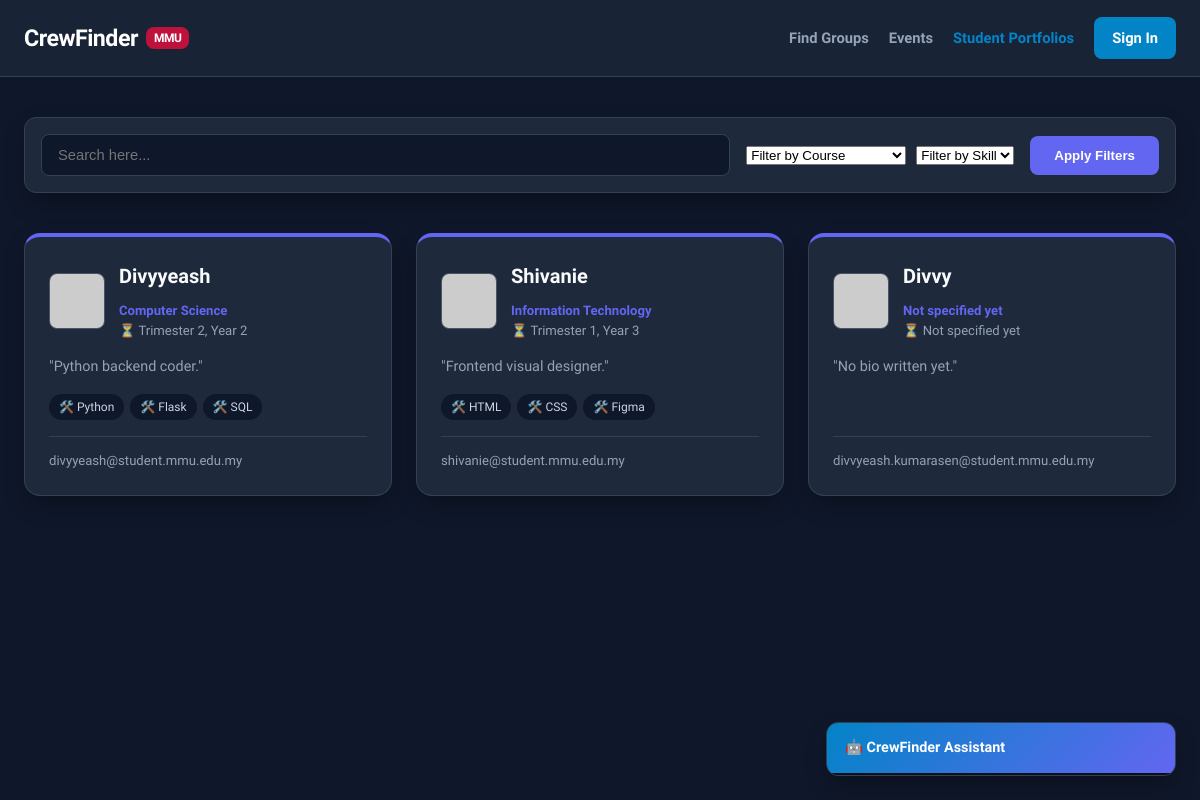
/?tab=profiles, run on the app's committed database.
### models.py (models this page shows, shortened)
class User(db.Model, UserMixin):
    id = db.Column(db.Integer, primary_key=True)
    username = db.Column(db.String(50), unique=True, nullable=False)
    email = db.Column(db.String(120), unique=True, nullable=False)
    password_hash = db.Column(db.String(256), nullable=False)
    course = db.Column(db.String(100), default="Not specified yet")
    semester = db.Column(db.String(50), default="Not specified yet")
    skills = db.Column(db.String(200), default="None listed yet")
    bio = db.Column(db.Text, default="No bio written yet.")
    avatar_name = db.Column(db.String(50), default="bottts")
    projects = db.relationship('Project', backref='author', lazy=True)
    events = db.relationship('Event', backref='creator', lazy=True)

### app.py (the view, shortened to what this page needs)
@app.route('/')
def index():
    search = request.args.get('search', '').strip() #Get the search query from the request query parameters-after the ? in url. If no search query is provided, default to an empty string. The .strip() method is used to remove any leading or trailing whitespace from the search query, ensuring that the search functionality works correctly even if the user accidentally adds extra spaces before or after their input.
    course_filter = request.args.get('course', '') #Get the course filter from the request query parameters-after the ? in url. If no course filter is provided, default to an empty string. This allows users to filter profiles based on their course of study.
    skill_filter = request.args.get('skill', '') #Get the skill filter from the request query parameters-after the ? in url. If no skill filter is provided, default to an empty string. This allows users to filter profiles based on their skills.
    current_tab = request.args.get('tab', 'groups') #Get the current tab from the request query parameters-after the ? in url. If no tab is specified, default to 'groups'. This allows the application to remember which tab the user was on when they performed a search or applied filters.
    group_query = Project.query   #Start looking at the Project table.
    if search:
        group_query = group_query.filter(Project.title.contains(search) | Project.subject_code.contains(search)) #Find groups where the title OR subject code contains the search word.
    groups = group_query.order_by(Project.date_posted.desc()).all() #Order the groups by the date they were posted, with the newest ones first, and get all of them.
    event_query = Event.query
    if search:
        event_query = event_query.filter(Event.title.contains(search) | Event.description.contains(search))
    events = event_query.order_by(Event.date_created.desc()).all()
    profile_query = User.query
    if skill_filter:
        profile_query = profile_query.filter(User.skills.contains(skill_filter))
    if search:
        profile_query = profile_query.filter(User.username.contains(search) | User.skills.contains(search))
    profiles = profile_query.all()
    all_courses = sorted(list(set([u.course for u in User.query.all() if u.course and u.course != "Not specified yet"]))) #user.query.all() retrieves all user profiles from the database,u.course() extracts the course field from each profile, set() filters out any empty or default values,removes duplicates by converting to a set, sorted()sorts the unique courses alphabetically, and list()converts it back to a list. The resulting all_courses variable will contain a sorted list of unique courses that users have specified in their profiles, which can be used to populate the course filter dropdown in the UI.
    all_skills = sorted(list(set([s.strip() for u in User.query.all() if u.skills for s in u.skills.split(',') if u.skills != "None listed yet"]))) #This line retrieves all user profiles from the database, extracts the skills field from each profile, splits the skills by comma, strips any leading/trailing whitespace, filters out any empty values, removes duplicates by converting to a set, sorts the unique skills alphabetically, and converts it back to a list. The resulting all_skills variable will contain a sorted list of unique skills that users have specified in their profiles, which can be used to populate the skill filter dropdown in the UI.
    return render_template('index.html',
                           groups=groups, events=events, profiles=profiles,
                           all_courses=all_courses, all_skills=all_skills,
                           search_query=search, course_filter=course_filter, skill_filter=skill_filter,
                           current_tab=current_tab)

### templates/index.html (shortened to what this page needs)
<!DOCTYPE html>
<html lang="en">
<head>
    <link rel="stylesheet" href="{{ url_for('static', filename='style.css') }}">
</head>
<body class="dashboard-body">
    <nav class="navbar">
        <div class="nav-container">
            <a href="{{ url_for('index') }}" class="nav-logo">CrewFinder <span class="mmu-tag">MMU</span></a>
            <div class="nav-links">
                <a href="{{ url_for('index', tab='groups') }}" class="{% if current_tab == 'groups' %}active{% endif %}">Find Groups</a>
                <a href="{{ url_for('index', tab='events') }}" class="{% if current_tab == 'events' %}active{% endif %}">Events</a>
                <a href="{{ url_for('index', tab='profiles') }}" class="{% if current_tab == 'profiles' %}active{% endif %}">Student Portfolios</a>
                {% if current_user.is_authenticated %}
                    <a href="{{ url_for('create_profile') }}">My Profile</a>
                    <a href="#" onclick="openWindow('groupModal', true)">Post Group</a>
                    <a href="#" onclick="openWindow('eventModal', true)">Post Event</a>
                    <span class="user-pill">👤 {{ current_user.username }}</span>
                    <a href="{{ url_for('logout') }}" class="btn-nav-login logout-btn">Logout</a>
                {% else %}
                    <a href="{{ url_for('login') }}" class="btn-nav-login">Sign In</a>
                {% endif %}
            </div>
        </div>
    </nav>
    <main class="dashboard-container">
        <form method="GET" action="{{ url_for('index') }}" class="search-filter-section">
            <div class="search-box">
                <input type="text" name="search" value="{{ search_query }}" placeholder="Search here...">
            </div>
            {% if current_tab == 'profiles' %}
            <div style="display: flex; gap: 10px;">
                <select name="course">
                    <option value="">Filter by Course</option>
                </select>
                <select name="skill">
                    <option value="">Filter by Skill</option>
                </select>
            </div>
            {% endif %}
            <button type="submit" class="btn-filter-search">Apply Filters</button>
        </form>
        {% if current_tab == 'profiles' %}
        <section class="listings-section">
            <div class="listings-grid">
                {% for profile in profiles %}
                <div class="project-card portfolio-card">
                    <div class="portfolio-top-block">
                        <img src="https://api.dicebear.com/7.x/pixel-art/svg?seed={{ profile.avatar_name }}" alt="Avatar" class="portfolio-avatar">
                        <div>
                            <h3>{{ profile.username }}</h3>
                            <p class="portfolio-subtext" style="color:#6366f1; font-weight:700;">{{ profile.course }}</p>
                            <p class="portfolio-subtext">⏳ {{ profile.semester }}</p>
                        </div>
                    </div>
                    <p class="project-desc">"{{ profile.bio }}"</p>
                    <div class="project-tags">
                        {% if profile.skills != "None listed yet" %}
                            {% for skill in profile.skills.split(',') %}
                                <span>🛠️ {{ skill.strip() }}</span>
                            {% endfor %}
                        {% endif %}
                    </div>
                    <div class="card-footer">
                        <span class="posted-by">{{ profile.email }}</span>
                    </div>
                </div>
                {% endfor %}
            </div>
        </section>
        {% endif %}
    </main>
    <div class="chat-widget" id="aiChatBox">
        <div class="chat-header" onclick="toggleAIChat()"><h4>🤖 CrewFinder Assistant</h4></div>
        <div class="chat-body" id="aiChatBody">
        </div>
    </div>
</body>
</html>

### static/style.css (style rules this page uses)
:root { --primary: #0284c7; --primary-hover: #0369a1; --secondary: #6366f1; --event-accent: #f59e0b; --bg-dashboard: #0f172a; --bg-card: #1e293b; --text-main: #f8fafc; --text-muted: #94a3b8; --border-color: #334155; --success: #10b981; --radius-lg: 16px; --radius-md: 12px; --radius-sm: 8px; --shadow-main: 0 10px 25px -5px rgba(0, 0, 0, 0.4); --transition: all 0.2s ease-in-out; }
* { margin: 0; padding: 0; box-sizing: border-box; }
body { font-family: 'Plus Jakarta Sans', sans-serif; background-color: var(--bg-dashboard); color: var(--text-main); line-height: 1.5; }
.navbar { background: rgba(30, 41, 59, 0.75); backdrop-filter: blur(16px); -webkit-backdrop-filter: blur(16px); border-bottom: 1px solid var(--border-color); position: sticky; top: 0; z-index: 100; }
.nav-container { max-width: 1280px; margin: 0 auto; padding: 0 24px; height: 76px; display: flex; justify-content: space-between; align-items: center; }
.nav-logo { font-size: 1.45rem; font-weight: 800; color: white; text-decoration: none; letter-spacing: -0.5px; display: flex; align-items: center; gap: 8px; }
.mmu-tag { background: #be123c; color: white; font-size: 0.75rem; padding: 2px 8px; border-radius: var(--radius-sm); font-weight: 800; }
.nav-links { display: flex; align-items: center; gap: 20px; }
.nav-links a { color: var(--text-muted); text-decoration: none; font-weight: 600; font-size: 0.92rem; transition: var(--transition); }
.nav-links a:hover, .nav-links a.active { color: var(--primary); }
.btn-nav-login { background-color: var(--primary); color: white !important; padding: 10px 18px; border-radius: var(--radius-sm); font-weight: 700 !important; }
.dashboard-container { max-width: 1280px; margin: 0 auto; padding: 40px 24px; }
.search-filter-section { background-color: var(--bg-card); border: 1px solid var(--border-color); padding: 16px; border-radius: var(--radius-md); display: flex; gap: 16px; margin-bottom: 40px; align-items: center; box-shadow: var(--shadow-main); }
.search-box { flex: 1; }
.search-box input { width: 100%; background-color: var(--bg-dashboard); border: 1px solid var(--border-color); padding: 12px 16px; border-radius: var(--radius-sm); color: white; font-size: 0.92rem; outline: none; }
.btn-filter-search { background-color: var(--secondary); color: white; border: none; font-weight: 700; padding: 12px 24px; border-radius: var(--radius-sm); cursor: pointer; transition: var(--transition); }
.listings-grid { display: grid; grid-template-columns: repeat(auto-fill, minmax(360px, 1fr)); gap: 24px; }
.project-card { background-color: var(--bg-card); border: 1px solid var(--border-color); border-radius: var(--radius-lg); padding: 24px; display: flex; flex-direction: column; box-shadow: var(--shadow-main); transition: var(--transition); }
.project-card h3 { font-size: 1.25rem; font-weight: 700; margin-bottom: 10px; }
.project-desc { color: var(--text-muted); font-size: 0.9rem; margin-bottom: 16px; flex-grow: 1; }
.project-tags { display: flex; flex-wrap: wrap; gap: 6px; margin-bottom: 16px; }
.project-tags span { background: #0f172a; padding: 4px 10px; border-radius: 50px; font-size: 0.75rem; color: #cbd5e1; font-weight: 500; }
.card-footer { border-top: 1px solid var(--border-color); padding-top: 14px; display: flex; justify-content: space-between; align-items: center; }
.posted-by { font-size: 0.82rem; color: var(--text-muted); }
.portfolio-card { border-top: 4px solid var(--secondary); }
.portfolio-top-block { display: flex; gap: 14px; align-items: center; margin-bottom: 16px; }
.portfolio-avatar { width: 56px; height: 56px; border-radius: var(--radius-sm); background: #334155; border: 1px solid #475569; }
.portfolio-subtext { font-size: 0.82rem; color: var(--text-muted); }
.chat-widget { position: fixed; bottom: 24px; right: 24px; width: 350px; height: 54px; background: var(--bg-card); border: 1px solid var(--border-color); border-radius: var(--radius-md); box-shadow: var(--shadow-main); transition: all 0.3s cubic-bezier(0.16, 1, 0.3, 1); overflow: hidden; z-index: 1000; }
.chat-header { background: linear-gradient(135deg, var(--primary), var(--secondary)); padding: 14px 18px; cursor: pointer; }
.chat-header h4 { color: white; font-size: 0.9rem; font-weight: 700; }
.chat-body { height: calc(100% - 108px); padding: 16px; overflow-y: auto; display: flex; flex-direction: column; gap: 10px; background-color: #0b0f19; }

### data on the page
User: username "Divyyeash", course "Computer Science", semester "Trimester 2, Year 2", bio "Python backend coder.", strip "Python" "Flask" "SQL", email "divyyeash@student.mmu.edu.my"
User: username "Shivanie", course "Information Technology", semester "Trimester 1, Year 3", bio "Frontend visual designer.", strip "HTML" "CSS" "Figma", email "shivanie@student.mmu.edu.my"
User: username "Divvy", course "Not specified yet", semester "Not specified yet", bio "No bio written yet.", email "divvyeash.kumarasen@student.mmu.edu.my"
